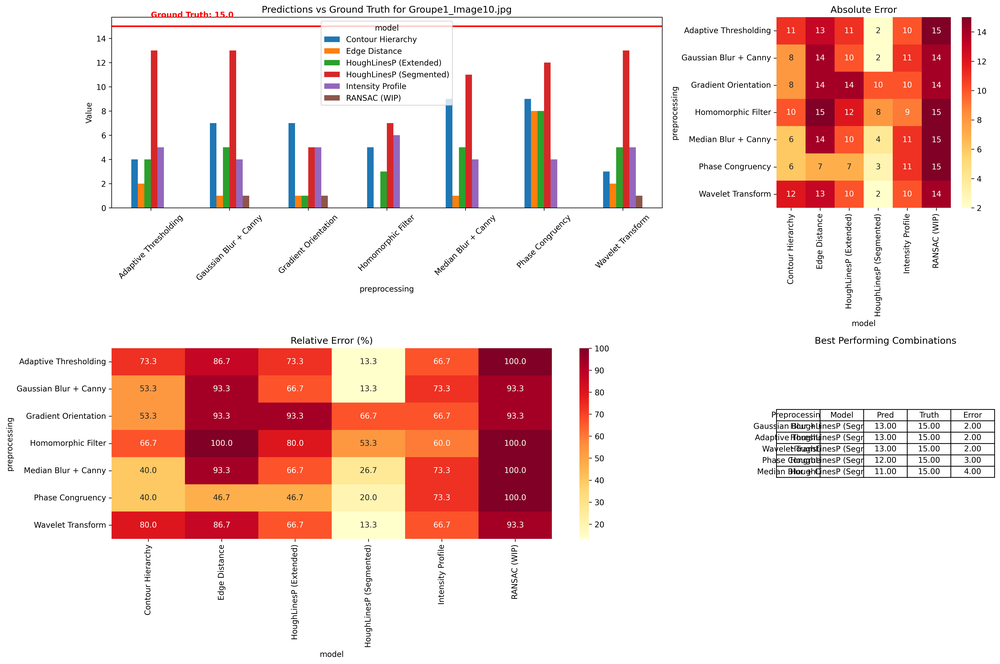
#> input picture evaluation_visualizations/Groupe1_Image10_evaluation.png, 1000 x 664 px, shrunk from 5369 x 3566 before the run
$ python -i fourier.py   (imports and definitions only)   (older library calls are emulated)
#> lines starting #> are read from the running program, lines starting #| are printed output that depends on the picture
#> further down, picture is the input picture: shape (664, 1000, 3); mean B, G, R 211.6, 215.6, 240.7
# src/model/fourier.py
import cv2
import numpy as np

def fourier_transform(image):
    """Appliquer la transformée de Fourier et visualiser le spectre de magnitude. (ne sert a rien mais whatever)"""
    gray = cv2.cvtColor(image, cv2.COLOR_BGR2GRAY)
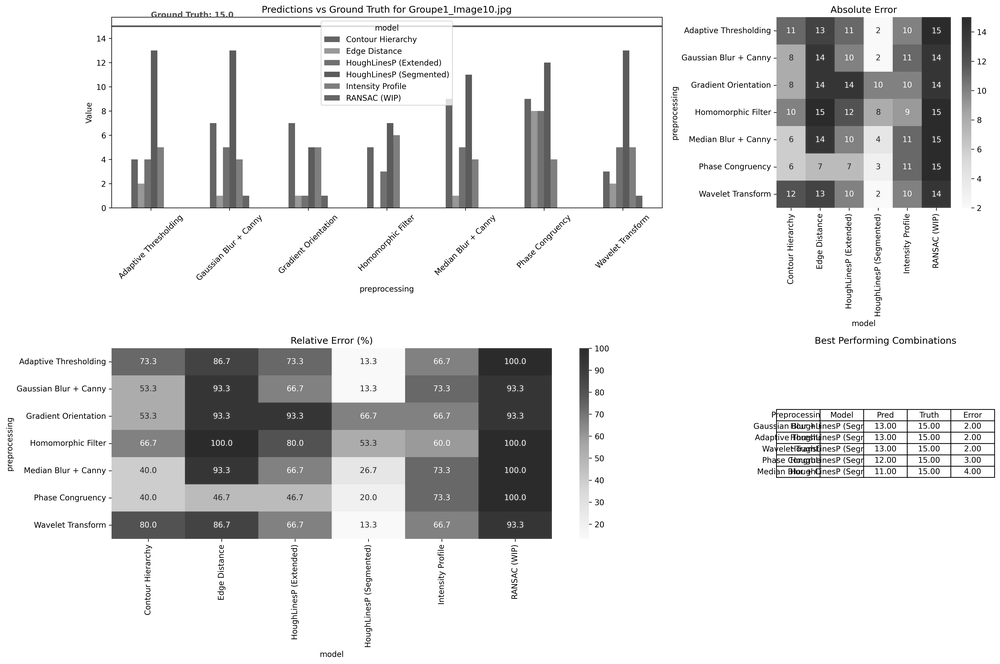
#> gray: shape (664, 1000); min 0, max 255, mean 222.6
    f = np.fft.fft2(gray)
    fshift = np.fft.fftshift(f)
    magnitude_spectrum = 20 * np.log(np.abs(fshift))
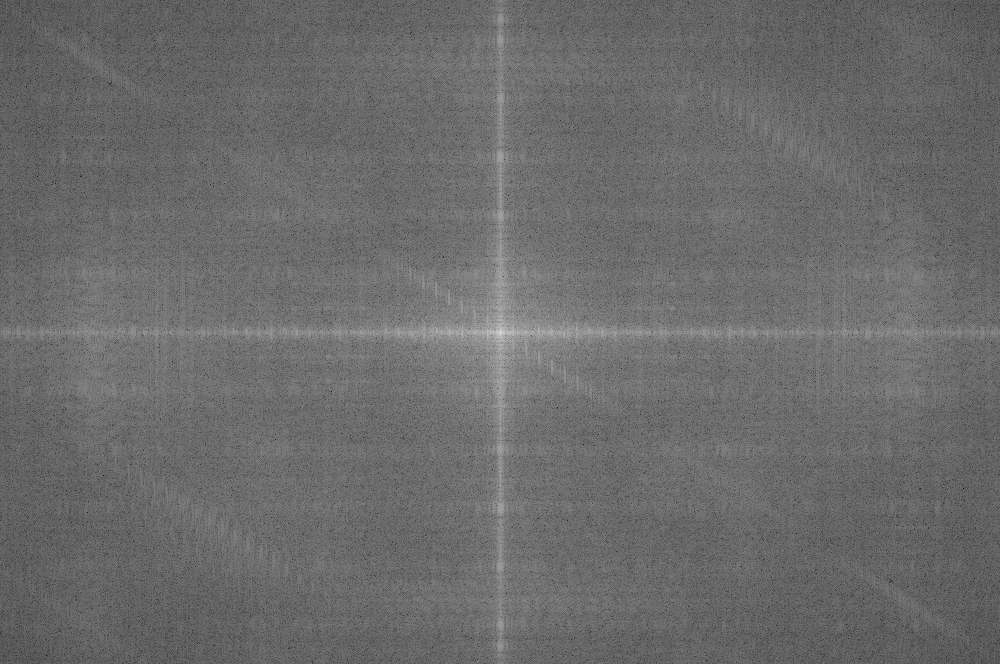
#> magnitude_spectrum: shape (664, 1000) float64; min 39.7, max 376.2, mean 181.7; drawn with min black and max white
    magnitude_spectrum = cv2.normalize(magnitude_spectrum, None, 0, 255, cv2.NORM_MINMAX, dtype=cv2.CV_8U)
    return magnitude_spectrum

>>> import cv2
>>> picture = cv2.imread('../../evaluation_visualizations/Groupe1_Image10_evaluation.png')
>>> result = fourier_transform(picture)

$ run again, on evaluation_visualizations/Groupe1_Image1_evaluation.png
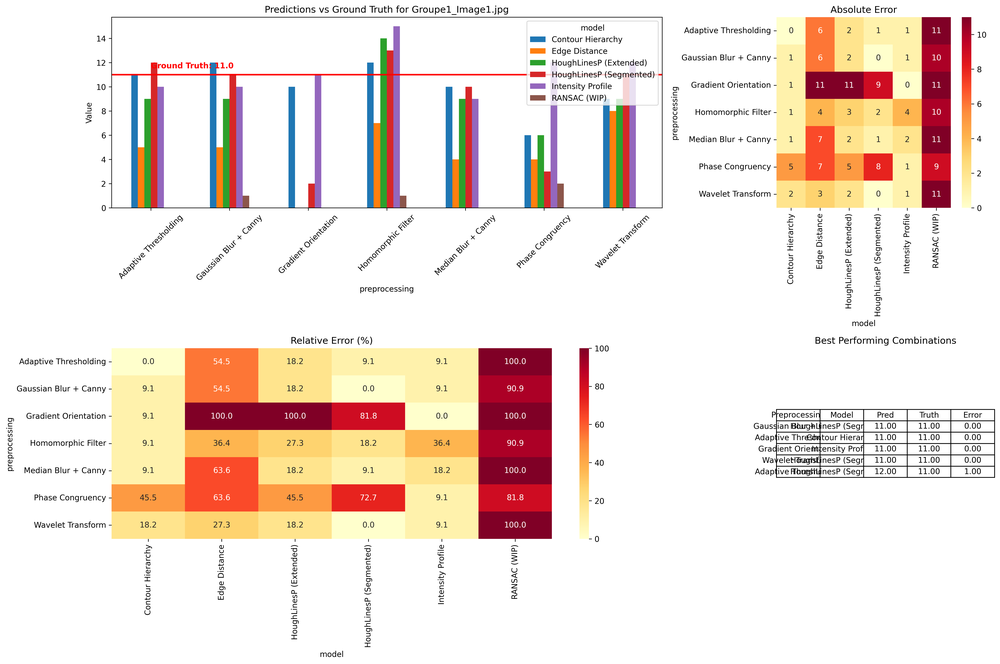
#> input picture evaluation_visualizations/Groupe1_Image1_evaluation.png, 1000 x 664 px, shrunk from 5369 x 3566 before the run
#> picture is the input picture: shape (664, 1000, 3); mean B, G, R 218.4, 226.7, 241
#> in fourier_transform, `gray = cv2.cvtColor(image, cv2.COLOR_BGR2GRAY)`:
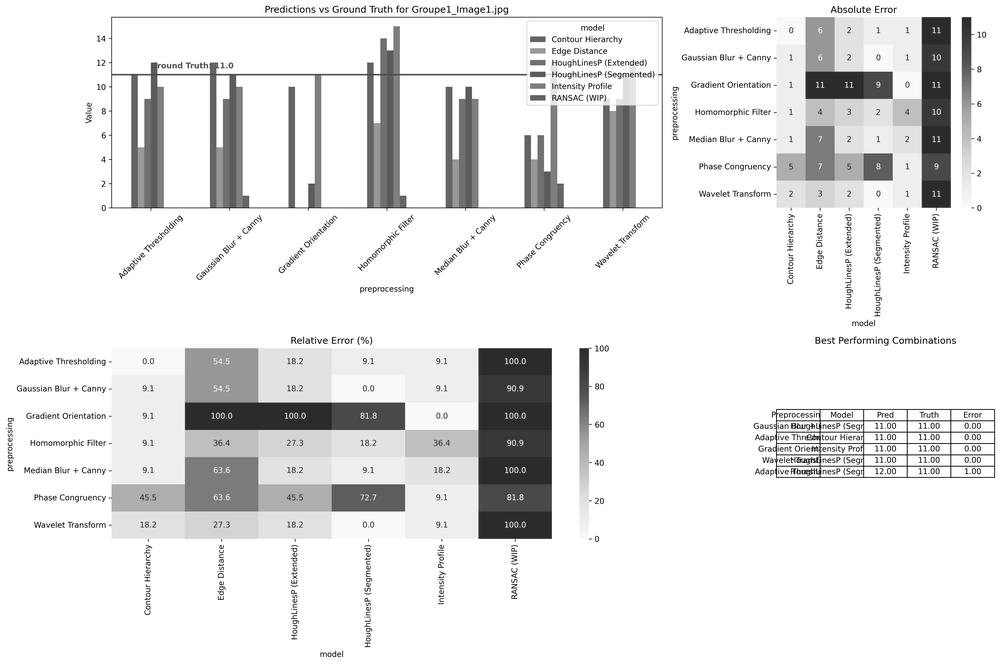
#> gray: shape (664, 1000); min 0, max 255, mean 230

$ run again, on evaluation_visualizations/Groupe1_Image2_evaluation.png
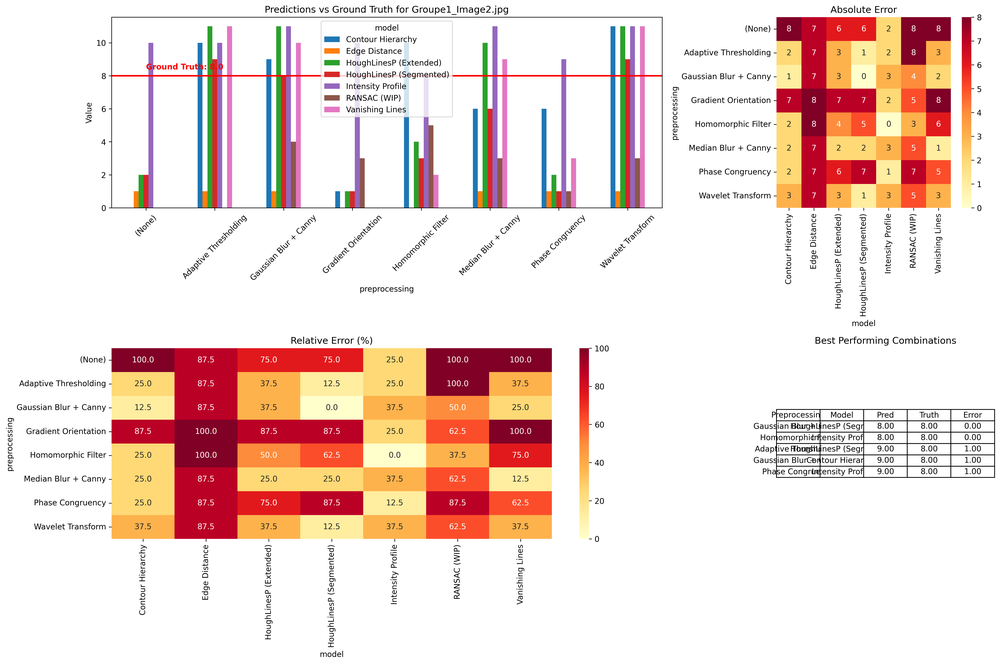
#> input picture evaluation_visualizations/Groupe1_Image2_evaluation.png, 1000 x 664 px, shrunk from 5369 x 3566 before the run
#> picture is the input picture: shape (664, 1000, 3); mean B, G, R 213.3, 219.5, 239.9
#> in fourier_transform, `gray = cv2.cvtColor(image, cv2.COLOR_BGR2GRAY)`:
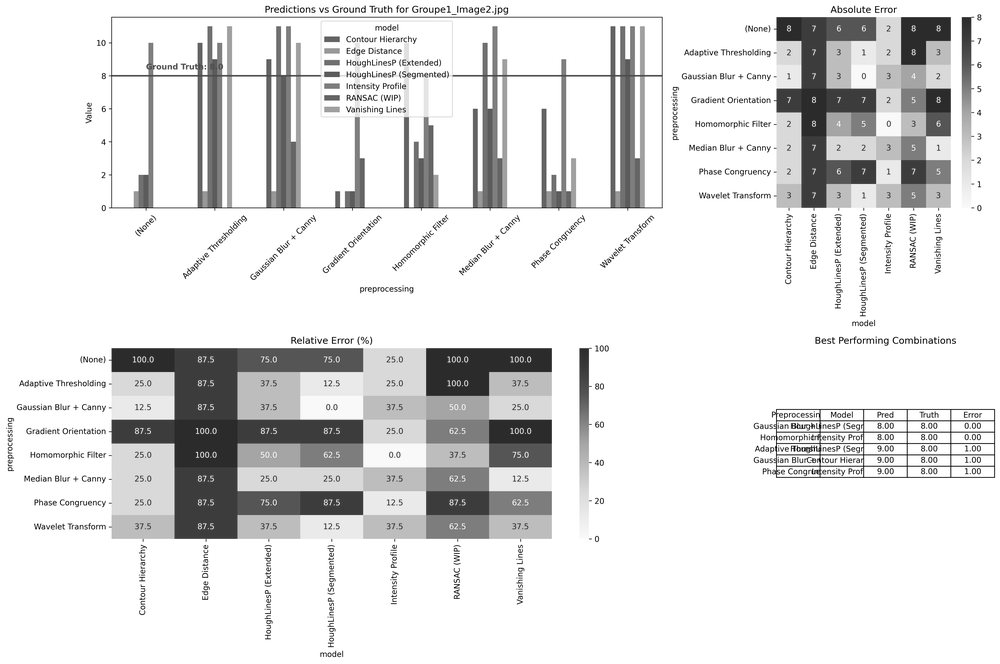
#> gray: shape (664, 1000); min 0, max 255, mean 224.9
